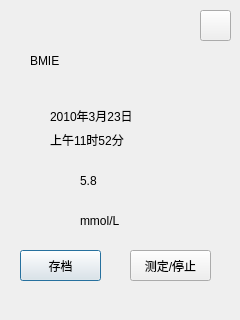
<?xml version="1.0" encoding="UTF-8"?>
<ui version="4.0">
 <class>BloodGlucose</class>
 <widget class="QDialog" name="BloodGlucose">
  <property name="geometry">
   <rect>
    <x>0</x>
    <y>0</y>
    <width>240</width>
    <height>320</height>
   </rect>
  </property>
  <property name="windowTitle">
   <string>Dialog</string>
  </property>
  <widget class="QPushButton" name="registerButton">
   <property name="geometry">
    <rect>
     <x>20</x>
     <y>250</y>
     <width>81</width>
     <height>31</height>
    </rect>
   </property>
   <property name="styleSheet">
    <string notr="true">font: 12pt &quot;微软雅黑&quot;;</string>
   </property>
   <property name="text">
    <string>存档</string>
   </property>
  </widget>
  <widget class="QPushButton" name="testStopButton">
   <property name="geometry">
    <rect>
     <x>130</x>
     <y>250</y>
     <width>81</width>
     <height>31</height>
    </rect>
   </property>
   <property name="styleSheet">
    <string notr="true">font: 12pt &quot;微软雅黑&quot;;</string>
   </property>
   <property name="text">
    <string>测定/停止</string>
   </property>
  </widget>
  <widget class="QLabel" name="label_3">
   <property name="geometry">
    <rect>
     <x>30</x>
     <y>40</y>
     <width>161</width>
     <height>41</height>
    </rect>
   </property>
   <property name="styleSheet">
    <string notr="true">font: 75 35pt &quot;华文彩云&quot;;</string>
   </property>
   <property name="text">
    <string>BMIE</string>
   </property>
  </widget>
  <widget class="QPushButton" name="pushButton">
   <property name="geometry">
    <rect>
     <x>200</x>
     <y>10</y>
     <width>31</width>
     <height>31</height>
    </rect>
   </property>
   <property name="styleSheet">
    <string notr="true">background-image: url(:/image/index.png);</string>
   </property>
   <property name="text">
    <string/>
   </property>
  </widget>
  <widget class="QLabel" name="dateLabel">
   <property name="geometry">
    <rect>
     <x>50</x>
     <y>100</y>
     <width>151</width>
     <height>31</height>
    </rect>
   </property>
   <property name="styleSheet">
    <string notr="true">font: 75 16pt &quot;微软雅黑&quot;;</string>
   </property>
   <property name="text">
    <string>2010年3月23日</string>
   </property>
  </widget>
  <widget class="QLabel" name="timeLabel">
   <property name="geometry">
    <rect>
     <x>50</x>
     <y>130</y>
     <width>131</width>
     <height>20</height>
    </rect>
   </property>
   <property name="styleSheet">
    <string notr="true">font: 75 16pt &quot;微软雅黑&quot;;</string>
   </property>
   <property name="text">
    <string>上午11时52分</string>
   </property>
  </widget>
  <widget class="QLabel" name="numberLabel">
   <property name="geometry">
    <rect>
     <x>80</x>
     <y>150</y>
     <width>81</width>
     <height>61</height>
    </rect>
   </property>
   <property name="styleSheet">
    <string notr="true">font: 75 40pt &quot;微软雅黑&quot;;</string>
   </property>
   <property name="text">
    <string>5.8</string>
   </property>
  </widget>
  <widget class="QLabel" name="label">
   <property name="geometry">
    <rect>
     <x>80</x>
     <y>200</y>
     <width>81</width>
     <height>41</height>
    </rect>
   </property>
   <property name="styleSheet">
    <string notr="true">font: 75 16pt &quot;微软雅黑&quot;;</string>
   </property>
   <property name="text">
    <string>mmol/L</string>
   </property>
  </widget>
 </widget>
 <resources/>
 <connections/>
</ui>
